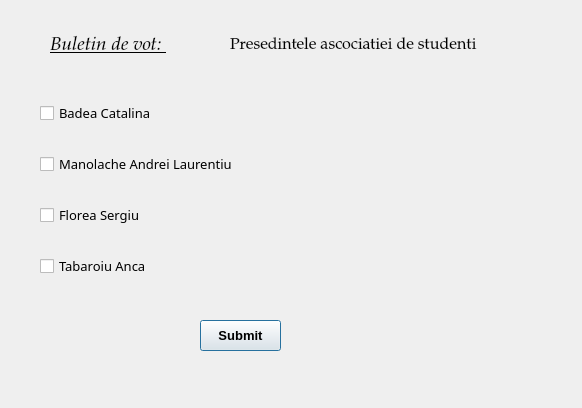
<?xml version="1.0" encoding="UTF-8"?>
<ui version="4.0">
 <class>Ballot1</class>
 <widget class="QDialog" name="Ballot1">
  <property name="geometry">
   <rect>
    <x>0</x>
    <y>0</y>
    <width>582</width>
    <height>408</height>
   </rect>
  </property>
  <property name="windowTitle">
   <string>Dialog</string>
  </property>
  <widget class="QWidget" name="gridLayoutWidget">
   <property name="geometry">
    <rect>
     <x>40</x>
     <y>80</y>
     <width>441</width>
     <height>221</height>
    </rect>
   </property>
   <layout class="QGridLayout" name="gridLayout">
    <item row="1" column="0">
     <widget class="QCheckBox" name="checkBox">
      <property name="font">
       <font>
        <family>MS Reference Sans Serif</family>
        <pointsize>10</pointsize>
       </font>
      </property>
      <property name="text">
       <string>Badea Catalina</string>
      </property>
     </widget>
    </item>
    <item row="3" column="0">
     <widget class="QCheckBox" name="checkBox_3">
      <property name="font">
       <font>
        <family>MS Reference Sans Serif</family>
        <pointsize>10</pointsize>
       </font>
      </property>
      <property name="text">
       <string>Florea Sergiu</string>
      </property>
     </widget>
    </item>
    <item row="4" column="0">
     <widget class="QCheckBox" name="checkBox_4">
      <property name="font">
       <font>
        <family>MS Reference Sans Serif</family>
        <pointsize>10</pointsize>
       </font>
      </property>
      <property name="text">
       <string>Tabaroiu Anca</string>
      </property>
     </widget>
    </item>
    <item row="2" column="0">
     <widget class="QCheckBox" name="checkBox_2">
      <property name="font">
       <font>
        <family>MS Reference Sans Serif</family>
        <pointsize>10</pointsize>
       </font>
      </property>
      <property name="text">
       <string>Manolache Andrei Laurentiu</string>
      </property>
     </widget>
    </item>
   </layout>
  </widget>
  <widget class="QLabel" name="label">
   <property name="geometry">
    <rect>
     <x>50</x>
     <y>30</y>
     <width>181</width>
     <height>31</height>
    </rect>
   </property>
   <property name="font">
    <font>
     <family>Palatino Linotype</family>
     <pointsize>14</pointsize>
     <italic>true</italic>
     <underline>true</underline>
    </font>
   </property>
   <property name="text">
    <string>Buletin de vot: </string>
   </property>
  </widget>
  <widget class="QLabel" name="label_2">
   <property name="geometry">
    <rect>
     <x>230</x>
     <y>30</y>
     <width>421</width>
     <height>31</height>
    </rect>
   </property>
   <property name="font">
    <font>
     <family>Palatino Linotype</family>
     <pointsize>12</pointsize>
     <weight>50</weight>
     <bold>false</bold>
    </font>
   </property>
   <property name="text">
    <string>Presedintele ascociatiei de studenti</string>
   </property>
  </widget>
  <widget class="QPushButton" name="pushButton">
   <property name="geometry">
    <rect>
     <x>200</x>
     <y>320</y>
     <width>81</width>
     <height>31</height>
    </rect>
   </property>
   <property name="font">
    <font>
     <pointsize>10</pointsize>
     <weight>75</weight>
     <bold>true</bold>
    </font>
   </property>
   <property name="text">
    <string>Submit</string>
   </property>
  </widget>
 </widget>
 <resources/>
 <connections/>
</ui>
